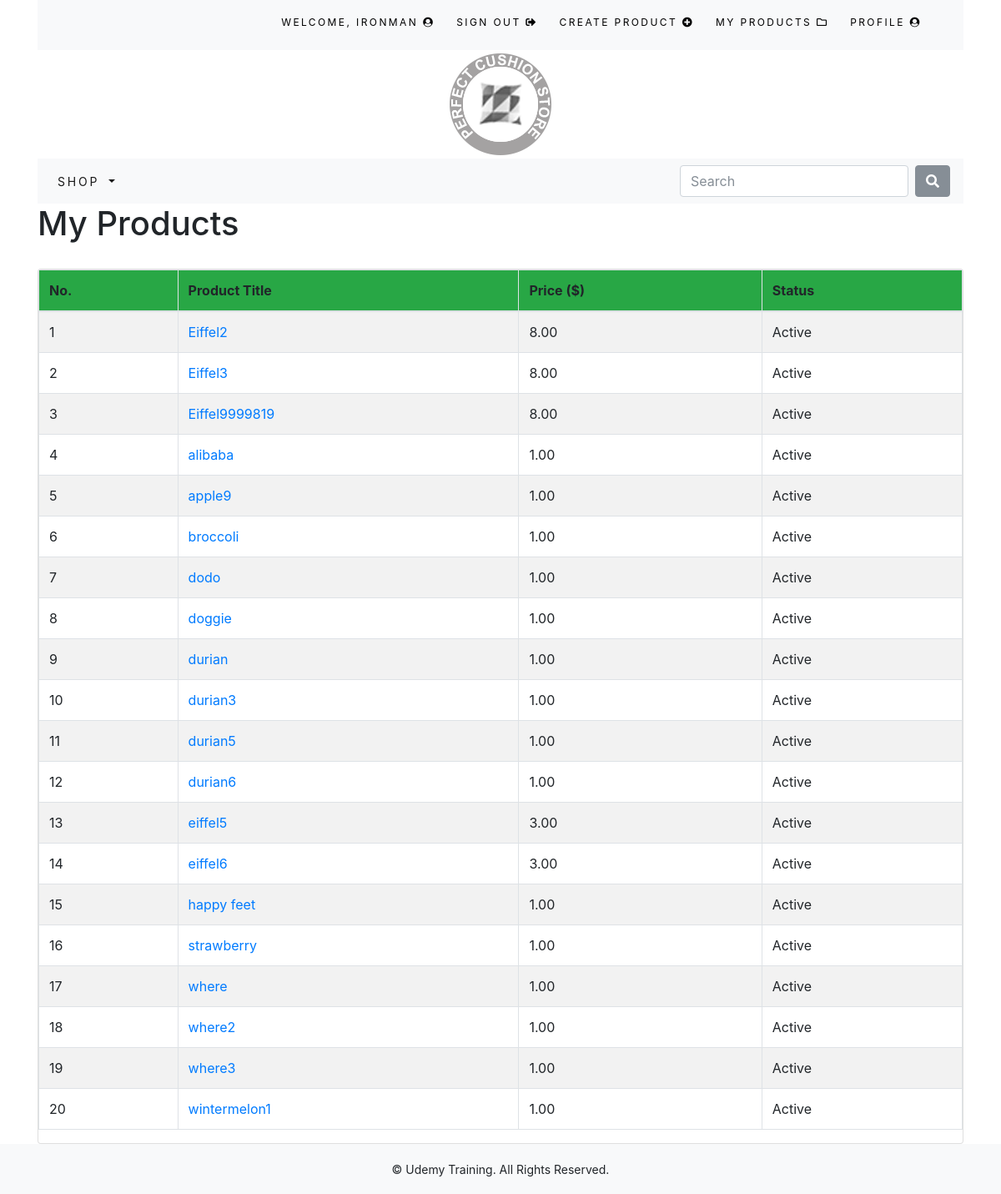
Screenshot of /shop/my_products/ (signed in) with the database file from the repository.
### shop/models.py (models this page shows, shortened)
class Product(models.Model):
	name = models.CharField(max_length=250, unique=True)
	slug = models.SlugField(max_length=250, unique=True)
	description = models.TextField(blank=True)
	category = models.ForeignKey(Category, on_delete=models.CASCADE)
	price = models.DecimalField(max_digits=10, decimal_places=2)
	image = models.ImageField(upload_to='product', blank=True)
	stock = models.IntegerField()
	user = models.ForeignKey(User, on_delete=models.CASCADE)
	available = models.BooleanField(default=True)
	created = models.DateTimeField(auto_now_add=True)
	updated = models.DateTimeField(auto_now=True)
	class Meta:
		ordering = ('name',)
		verbose_name = 'product'
		verbose_name_plural = 'products'

### shop/views.py (the view)
# urls.py: path('my_products/', views.MyProducts, name='My_Products'),
@login_required(login_url="/")
def MyProducts(request):
	products = Product.objects.filter(user=request.user)
	return render(request, 'shop/my_products.html', {'products':products})

### cart/context_processors.py (called while the page is built)
def counter(request):
	item_count = 0
	if 'admin' in request.path:
		return {}
	else:
		try:
			cart = Cart.objects.filter(cart_id=_cart_id(request))
			cart_items = CartItem.objects.all().filter(cart=cart[:1])
			for cart_item in cart_items:
				item_count += cart_item.quantity
		except Cart.DoesNotExist:
			item_count = 0
	return dict(item_count = item_count)

### cart/views.py (called while the page is built)
def _cart_id(request):
	cart = request.session.session_key
	if not cart:
		cart = request.session.create()
	return cart

### shop/context_processors.py (called while the page is built)
def menu_links(request):
	links = Category.objects.all()
	return dict(links=links)

### shop/models.py (called while the page is built)
	def get_url(self):
		return reverse('shop:products_by_category', args=[self.slug])

### shop/templates/shop/my_products.html (shortened to what this page needs)
{% extends 'base.html' %}
{% load staticfiles %}
{% block content %}
	<h1 style="margin-bottom: 30px">My Products</h1>
	<div class="card">
		<table class="table table-bordered table-striped">
			<thead class="bg-success">
				<tr>
					<th>No.</th>
					<th>Product Title</th>
					<th>Price ($)</th>
					<th>Status</th>
				</tr>
			</thead>
			<tbody>
				{% for product in products %}
					<tr>
						<td>{{ forloop.counter }}</td>
						<td><a href="{% url 'shop:Edit_Product' product.slug %}">{{ product.name }}</a></td>
						<td>{{ product.price }}</td>
						<td>{% if product.available %}Active {% else %} Disabled {% endif %}</td>
					</tr>
				{% endfor %}
			</tbody>
		</table>
	</div>
{% endblock %}

### shop/templates/top-navbar.html (shortened to what this page needs)
<div class="container">
	<div class="my_custom_menu">
		<ul>
			{% if request.user.is_authenticated and request.user.first_name %}
			<li>
				Welcome, {{ request.user.first_name }} <i class="fas fa-user-circle"></i>
			</li>
			<li>
				<a href="{% url 'signout' %}">Sign Out <i class="fas fa-sign-out-alt"></i></a>
			</li>
			<li>
				<a href="{% url 'shop:Create_Product' %}">Create Product <i class="fas fa-plus-circle"></i></a>
			</li>
			<li>
				<a href="{% url 'shop:My_Products' %}">My Products <i class="far fa-folder"></i></a>
			</li>
			<li>
				<a href="{% url 'shop:profile' user.username %}">Profile <i class="fas fa-user-circle"></i></a>
			</li>
			{% endif %}
		</ul>
	</div>
</div>

### static/css/custom.css (style rules this page uses)
body { font-family: 'Roboto', sans-serif; }
.my_custom_menu { text-align: right !important; }
.my_custom_menu ul li { list-style: none; color: #000; text-transform: uppercase; letter-spacing: .2em; font-size: 12px; padding-right: 20px; display: inline; }
.my_custom_menu ul li a { text-decoration: none; color: #000; list-style: none; text-transform: uppercase; letter-spacing: .2em; font-size: 12px; }

### rows the page displays
Product: name "Eiffel2", price "8.00", available "Active"
Product: name "Eiffel3", price "8.00", available "Active"
Product: name "Eiffel9999819", price "8.00", available "Active"
Product: name "alibaba", price "1.00", available "Active"
Product: name "apple9", price "1.00", available "Active"
Product: name "broccoli", price "1.00", available "Active"
Product: name "dodo", price "1.00", available "Active"
Product: name "doggie", price "1.00", available "Active"
Product: name "durian", price "1.00", available "Active"
Product: name "durian3", price "1.00", available "Active"
Product: name "durian5", price "1.00", available "Active"
Product: name "durian6", price "1.00", available "Active"
Product: name "eiffel5", price "3.00", available "Active"
Product: name "eiffel6", price "3.00", available "Active"
Product: name "happy feet", price "1.00", available "Active"
Product: name "strawberry", price "1.00", available "Active"
Product: name "where", price "1.00", available "Active"
Product: name "where2", price "1.00", available "Active"
Product: name "where3", price "1.00", available "Active"
Product: name "wintermelon1", price "1.00", available "Active"

### other values shown
{{ request.user.first_name }} "IRONMAN"
